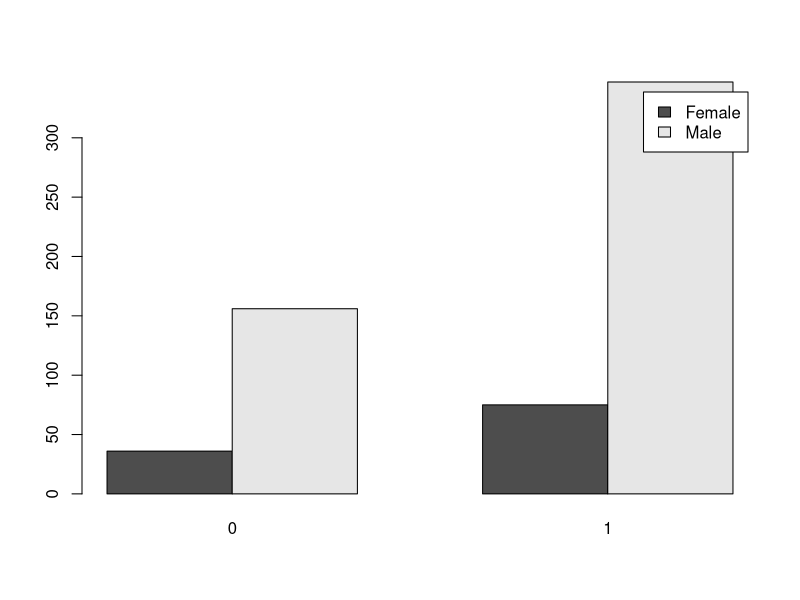
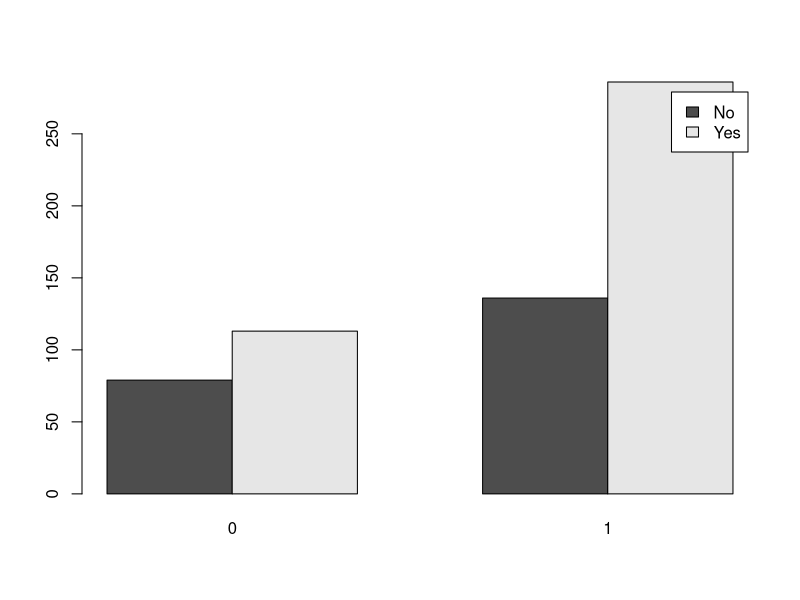
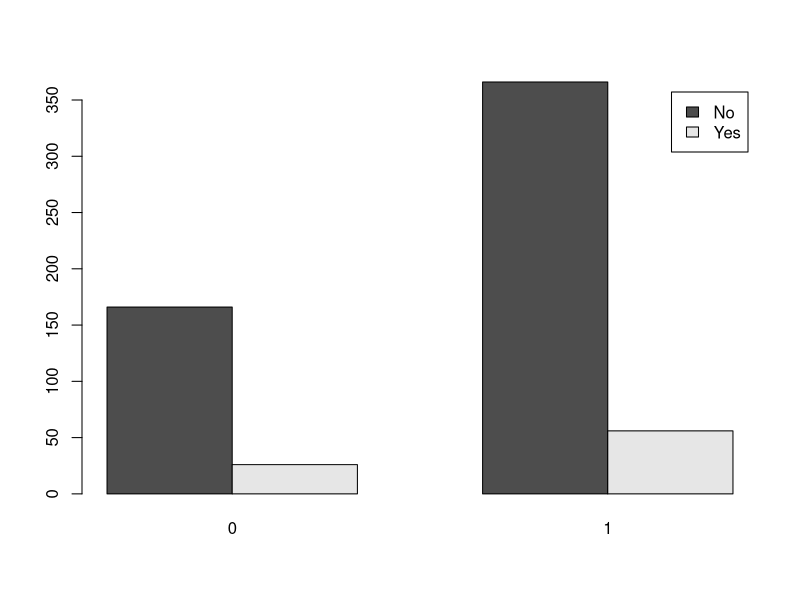
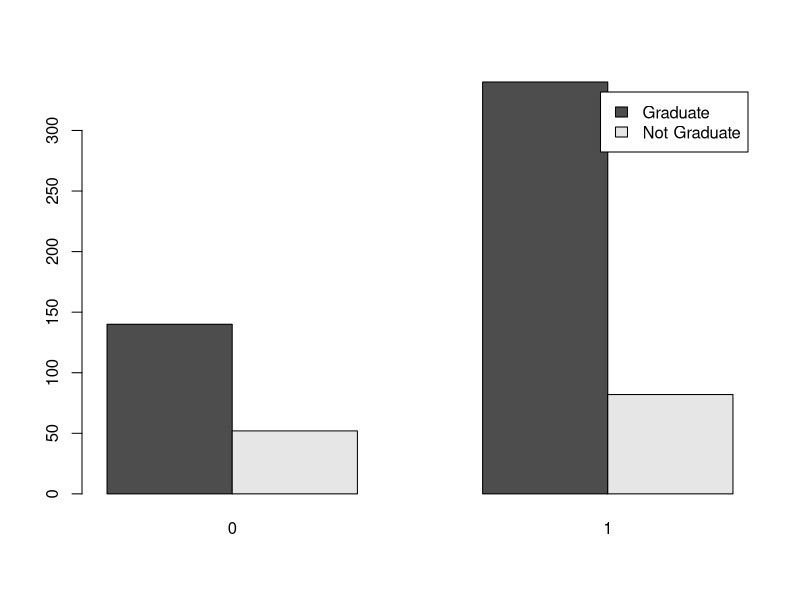
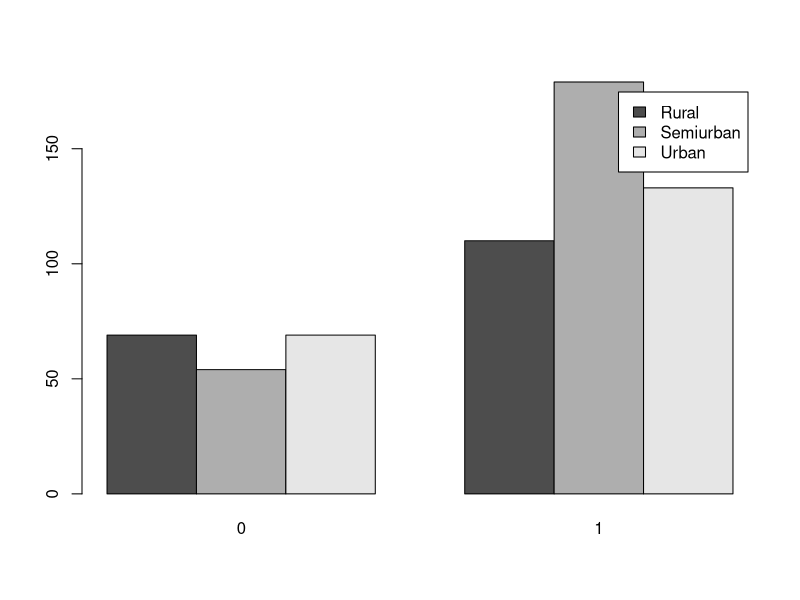

Recreate these plots in R, in order.
library(class)
library(dplyr)
library(gmodels)
cpData <- read.csv("cpdataset.csv")
str(cpData)

View(cpData)
head(cpData, 10)

summary(cpData)

# Data Visualization

tbl1 <- with(cpData, table(cpData$Ge0der, cpData$Loa0_Status))
tbl2 <- with(cpData, table(cpData$Married, cpData$Loa0_Status))
tbl3 <- with(cpData, table(cpData$Self_Emplo1ed, cpData$Loa0_Status))
tbl4 <- with(cpData, table(cpData$Educatio0, cpData$Loa0_Status))
tbl5 <- with(cpData, table(cpData$Propert1_Area, cpData$Loa0_Status))

barplot(tbl1, beside = TRUE, legend = TRUE)
barplot(tbl2, beside = TRUE, legend = TRUE)
barplot(tbl3, beside = TRUE, legend = TRUE)
barplot(tbl4, beside = TRUE, legend = TRUE)
barplot(tbl5, beside = TRUE, legend = TRUE)

#Pre-processing

cpData <- cpData %>% mutate(Ge0der = replace(cpData$Ge0der, Ge0der == "Male",1))
cpData <- cpData %>% mutate(Ge0der = replace(cpData$Ge0der, Ge0der == "Female",2))
cpData$Ge0der <- as.integer(cpData$Ge0der)

cpData <- cpData %>% mutate(Married = replace(cpData$Married, Married == "Yes",1))
cpData <- cpData %>% mutate(Married = replace(cpData$Married, Married == "No",2))
cpData$Married <- as.integer(cpData$Married)

cpData <- cpData %>% mutate(Dependents = replace(cpData$Dependents, Dependents == "0",0))
cpData <- cpData %>% mutate(Dependents = replace(cpData$Dependents, Dependents == "1",1))
cpData <- cpData %>% mutate(Dependents = replace(cpData$Dependents, Dependents == "2",2))
cpData <- cpData %>% mutate(Dependents = replace(cpData$Dependents, Dependents == "3+",3))
cpData$Dependents <- as.integer(cpData$Dependents)

cpData <- cpData %>% mutate(Educatio0 = replace(cpData$Educatio0, Educatio0 == "Graduate",1))
cpData <- cpData %>% mutate(Educatio0 = replace(cpData$Educatio0, Educatio0 == "Not Graduate",0))
cpData$Educatio0 <- as.integer(cpData$Educatio0)

cpData <- cpData %>% mutate(Self_Emplo1ed = replace(cpData$Self_Emplo1ed, Self_Emplo1ed == "Yes",1))
cpData <- cpData %>% mutate(Self_Emplo1ed = replace(cpData$Self_Emplo1ed, Self_Emplo1ed == "No",2))
cpData$Self_Emplo1ed <- as.integer(cpData$Self_Emplo1ed)

cpData <- cpData %>% mutate(Propert1_Area = replace(cpData$Propert1_Area, Propert1_Area == "Semiurban",1))
cpData <- cpData %>% mutate(Propert1_Area = replace(cpData$Propert1_Area, Propert1_Area == "Urban",2))
cpData <- cpData %>% mutate(Propert1_Area = replace(cpData$Propert1_Area, Propert1_Area == "Rural",0))
cpData$Propert1_Area <- as.integer(cpData$Propert1_Area)

str(cpData)
summary(cpData)
View(cpData)


#Spitting dataset into Training and Testing dataset
x <- cpData[,2:12]

View(x)

train <- x[1:469,]
test <- x[470:614,]
trainlabel <- cpData[1:469,13]
testlabel <- cpData[470:614,13]

p<-knn(train,test,trainlabel,k=7)
t<-table(Actual = testlabel, Predicted = p)
print(t)

CrossTable(x = testlabel, y = p, prop.chisq = FALSE)

#Accuracy
accurary <- sum(diag(t)/sum(t))
cat("\n\nAccuracy is : ",accurary)


#Recall/Sensitivity
Re<-t[2,2]/sum(t[2,])
cat("\n\nRecall/Sensitivity is : ",Re)


#Specificity
spe<-t[1,1]/sum(t[1,])
cat("\n\nSpecificity is : ",spe)


#Precision
pr<-t[2,2]/sum(t[,2])
cat("\n\nPrecision is : ",pr)

#result in percentages

table(cpData$Loa0_Status)
cpData$per <- factor(cpData$Loa0_Status, levels = c(1,0), labels = c("Yes", "No"))
round(prop.table(table(cpData$per)) * 100, digits = 1)

normalize <- function(x) {
  return ((x - min(x)) / (max(x) - min(x))) }

cpData_n <- as.data.frame(lapply(cpData[2:11], normalize))

summary(cpData_n$Educatio0)
